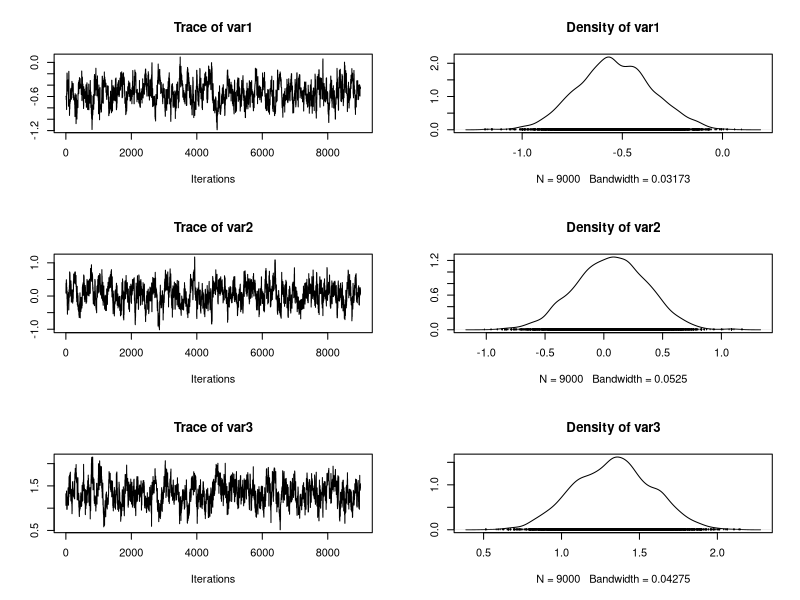
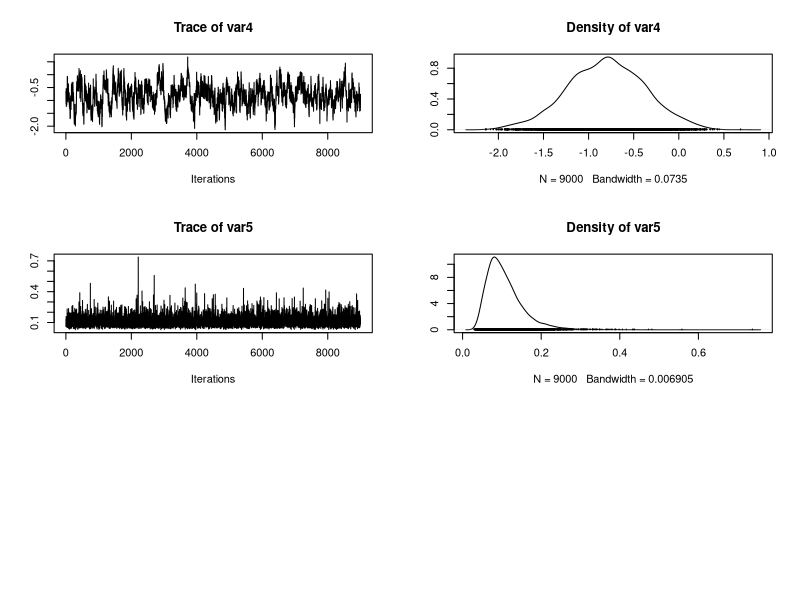
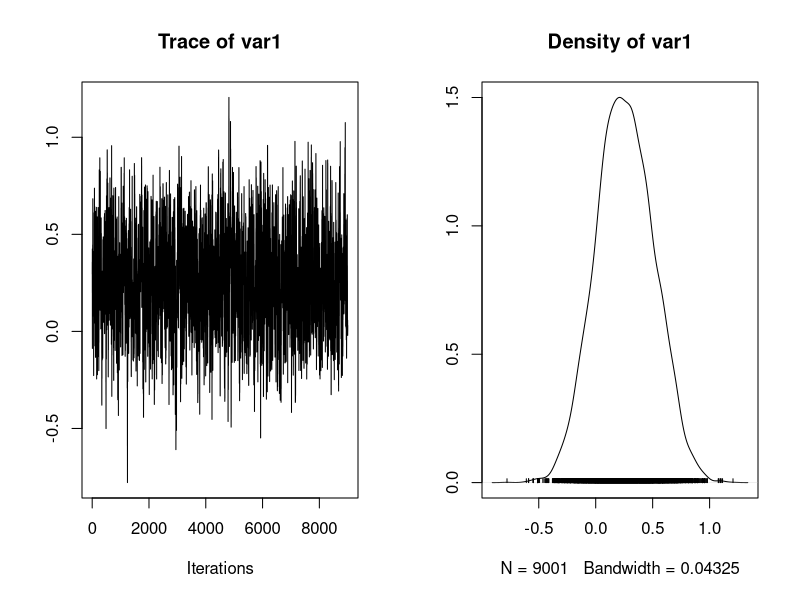

Here is the R script that generated these plots, in order:
## ---- chunk 1
"N" <- 21
"r" <- c(10, 23, 23, 26, 17, 5, 53, 55, 32, 46, 10, 8, 10, 8, 23, 0, 3, 22, 15, 32, 3)
"n" <- c(39, 62, 81, 51, 39, 6, 74, 72, 51, 79, 13, 16, 30, 28, 45,  4, 12, 41, 30, 51, 7)
"x1" <- c(0, 0, 0, 0, 0, 0, 0, 0, 0, 0, 0, 1, 1, 1, 1, 1, 1, 1, 1, 1, 1)
"x2" <- c(0, 0, 0, 0, 0, 1, 1, 1, 1, 1, 1, 0, 0, 0, 0, 0, 1, 1, 1, 1, 1)
## ---- chunk 2
init_alpha0 <- 0
init_alpha1 <- 0
init_alpha2 <- 0
init_alpha12 <- 0
init_sigma <- 1/10
init_b <- c(0, 0, 0, 0, 0, 0, 0, 0, 0, 0, 0, 0, 0, 0, 0, 0, 0, 0, 0, 0, 0)
## ---- chunk 3
library(boot)
library(coda)
## ---- chunk 4
seeds <- function(nchain, init_alpha0, init_alpha1, init_alpha2, init_alpha12, init_sigma, init_b, prop_sd, x1, x2, N)
{
  
  alpha0 <- init_alpha0
  alpha1 <- init_alpha1
  alpha2 <- init_alpha2
  alpha12 <- init_alpha12
  sigma <- init_sigma
  b <- init_b
  
  p <- plogis(alpha0 + alpha1 * x1 + alpha2 * x2 + alpha12 * x1 * x2 + b)
  
  chain <- matrix(NA, nchain + 1, 5)
  chain_b <- matrix(NA, nchain + 1, N)
  
  chain[1,1] <- init_alpha0
  chain[1,2] <- init_alpha1
  chain[1,3] <- init_alpha2
  chain[1,4] <- init_alpha12
  chain[1,5] <- init_sigma
  chain_b[1,] <- init_b
  
  acc_rates <- rep(0,4)
  
  for (i in 1:nchain)
  {
    # Mise à jour de alpha0
    prop <- rnorm(1, alpha0, prop_sd[1])
    prop_p <- plogis(prop + alpha1 * x1 + alpha2 * x2 + alpha12 * x1 * x2 + b)
    
    top <- - ((prop^2) / (2 * 1e6)) + sum(r * log(prop_p)) + sum((n-r) * log(1 - prop_p))
    bottom <- - ((alpha0^2) / (2 * 1e6)) + sum(r * log(p)) + sum((n-r) * log(1 - p))
    
    acc_prob <- exp(top - bottom)
    
    if (runif(1) < acc_prob){
      alpha0 <- prop
      p <- prop_p
      acc_rates[1] <- acc_rates[1]+1
    }
    
    # Mise à jour de alpha1
    prop <- rnorm(1, alpha1, prop_sd[2])
    prop_p <- plogis(alpha0 + prop * x1 + alpha2 * x2 + alpha12 * x1 * x2 + b)
    
    top <- - ((prop^2) / (2 * 1e6)) + sum(r * log(prop_p)) + sum((n-r) * log(1 - prop_p))
    bottom <- - ((alpha1^2) / (2 * 1e6)) + sum(r * log(p)) + sum((n-r) * log(1 - p))
    
    acc_prob <- exp(top - bottom)
    
    if (runif(1) < acc_prob){
      alpha1 <- prop
      p <- prop_p
      acc_rates[2] <- acc_rates[2]+1
    }
    
    # Mise à jour de alpha2
    prop <- rnorm(1, alpha2, prop_sd[3])
    prop_p <- plogis(alpha0 + alpha1 * x1 + prop * x2 + alpha12 * x1 * x2 + b)
    
    top <- - ((prop^2) / (2 * 1e6)) + sum(r * log(prop_p)) + sum((n-r) * log(1 - prop_p))
    bottom <- - ((alpha2^2) / (2 * 1e6)) + sum(r * log(p)) + sum((n-r) * log(1 - p))
    
    acc_prob <- exp(top - bottom)
    
    if (runif(1) < acc_prob){
      alpha2 <- prop
      p <- prop_p
      acc_rates[3] <- acc_rates[3]+1
    }
    
    # Mise à jour de alpha12
    prop <- rnorm(1, alpha12, prop_sd[4])
    prop_p <- plogis(alpha0 + alpha1 * x1 + alpha2 * x2 + prop * x1 * x2 + b)
    
    top <- - ((prop^2) / (2 * 1e6)) + sum(r * log(prop_p)) + sum((n-r) * log(1 - prop_p))
    bottom <- - ((alpha12^2) / (2 * 1e6)) + sum(r * log(p)) + sum((n-r) * log(1 - p))
    
    acc_prob <- exp(top - bottom)

    if (runif(1) < acc_prob){
      alpha12 <- prop
      p <- prop_p
      acc_rates[4] <- acc_rates[4]+1
    }
    
    # Mise à jour de sigma
    sigma <- 1 / rgamma(1, shape = 10e-3 + N / 2, scale = 1e-3 + 0.5 * sum(b^2)) #change parameters
    
    # Mise à jour de b
    for (j in 1:N)
    {
      prop <- rnorm(1, b[j], prop_sd[5])
      prop_p_j <- plogis(alpha0 + alpha1 * x1[j] + alpha2 * x2[j] + alpha12 * x1[j] * x2[j] + prop)
      
      top <- - (prop^2 / (2 * sigma)) + r[j] * log(prop_p_j) + (n[j] - r[j]) * log(1 - prop_p_j)
      bottom <- - (b[j]^2 / (2 * sigma)) + r[j] * log(p[j]) + (n[j] - r[j]) * log(1 - p[j])
      
      acc_prob <- exp(top - bottom)
      
      if (runif(1) < acc_prob){
        b[j] <- prop
        p[j] <- prop_p_j
      }
    }
    #Mise à jour de la chaine
    chain[i+1,] <- c(alpha0, alpha1, alpha2, alpha12, sigma)
    chain_b[i+1,] <- b
  }
  my_list <- list("chain" = chain, "b_chain" = chain_b, "acc_rates" = acc_rates)
  return(my_list)
}
## ---- chunk 5
l <- seeds(1e4, init_alpha0, init_alpha1, init_alpha2, init_alpha12, init_sigma, init_b, prop_sd = c(0.2, 0.2, 0.2, 0.3, 0.3), x1, x2, N)
## ---- chunk 6
burnin <- 1:1000
plot(mcmc(l$chain[-c(burnin, 2890),]))
## ---- chunk 7
plot(mcmc(l$b_chain[-burnin,][,20]))
## ---- chunk 8
l$acc_rates/10000
## ---- chunk 9
moy_alpha0 <- mean(l$chain[,1])
moy_alpha1 <- mean(l$chain[,2])
moy_alpha2 <- mean(l$chain[,3])
moy_alpha12 <- mean(l$chain[,4])
moy_sigma <- mean(sqrt(l$chain[,5]))
## ---- chunk 10
sd_alpha0 <- sd(l$chain[,1])
sd_alpha1 <- sd(l$chain[,2])
sd_alpha2 <- sd(l$chain[,3])
sd_alpha12 <- sd(l$chain[,4])
sd_sigma <- sd(sqrt(l$chain[,5]))
## ---- chunk 11
summary(l$chain)
